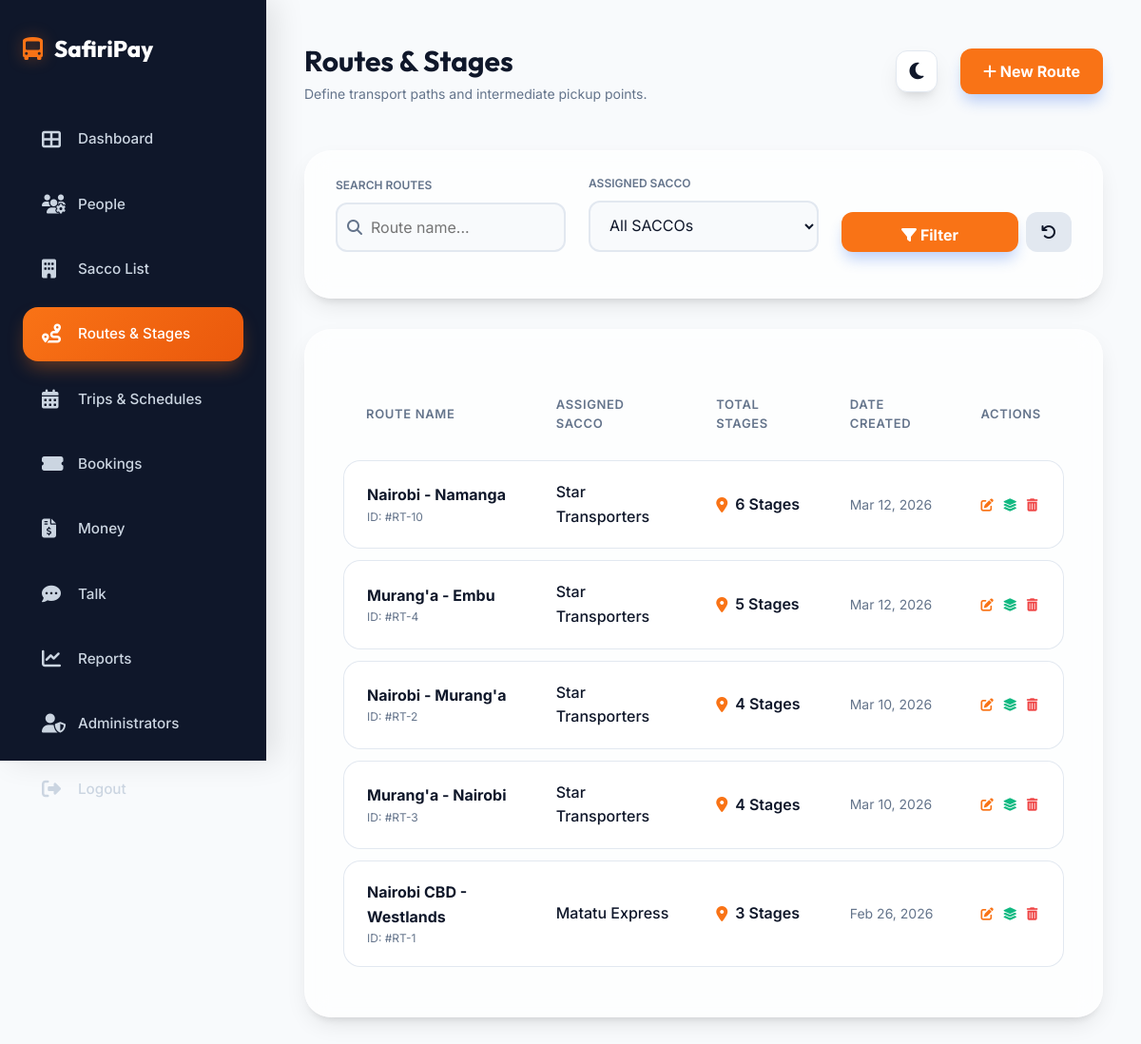
/adminveiw/manage_routes.php (signed in), run on the app's committed database.
### tables this page shows
CREATE TABLE `routes` (
  `routeid` int(11) NOT NULL,
  `routename` varchar(100) NOT NULL,
  `saccoid` int(11) DEFAULT NULL,
  `createdat` datetime DEFAULT current_timestamp()
);

CREATE TABLE `saccos` (
  `saccoid` int(11) NOT NULL,
  `sacconame` varchar(50) NOT NULL,
  `mpesashortcode` varchar(20) NOT NULL,
  `mpesapasskey` varchar(255) NOT NULL,
  `qr_identifier` varchar(100) NOT NULL,
  `status` tinyint(4) DEFAULT 1,
  `createdat` datetime DEFAULT current_timestamp()
);

### adminveiw/manage_routes.php (the view, shortened to what this page needs)
<?php
include 'database.php';
$search = isset($_GET['search']) ? $conn->real_escape_string($_GET['search']) : '';
$where_conditions = ["1=1"];
$where_clause = implode(' AND ', $where_conditions);
$query = "
    SELECT r.*, s.sacconame
    FROM routes r
    LEFT JOIN saccos s ON r.saccoid = s.saccoid
    WHERE $where_clause
    ORDER BY r.createdat DESC
";
$routes = $conn->query($query);
?>
<!DOCTYPE html>
<html lang="en">
<head>
    <link rel="stylesheet" href="https://cdnjs.cloudflare.com/ajax/libs/font-awesome/6.4.0/css/all.min.css">
    <link rel="stylesheet" href="admin.css">
</head>
<body>
    <div class="dashboard-container">
        <div class="sidebar">
            <div class="sidebar-header">
                <i class="fas fa-bus-alt"></i>
                <span>SafiriPay</span>
            </div>
            <ul class="sidebar-menu">
                <li><a href="dashboard.php"><i class="fas fa-th-large"></i> <span>Dashboard</span></a></li>
                <li><a href="manage_users.php"><i class="fas fa-users-cog"></i> <span>People</span></a></li>
                <li><a href="manage_saccos.php"><i class="fas fa-building"></i> <span>Sacco List</span></a></li>
                <li><a href="manage_routes.php" class="active"><i class="fas fa-route"></i> <span>Routes & Stages</span></a></li>
                <li><a href="manage_trips.php"><i class="fas fa-calendar-alt"></i> <span>Trips & Schedules</span></a></li>
                <li><a href="manage_bookings.php"><i class="fas fa-ticket-alt"></i> <span>Bookings</span></a></li>
                <li><a href="manage_payments.php"><i class="fas fa-file-invoice-dollar"></i> <span>Money</span></a></li>
                <li><a href="manage_feedback.php"><i class="fas fa-comment-dots"></i> <span>Talk</span></a></li>
                <li><a href="reports.php"><i class="fas fa-chart-line"></i> <span>Reports</span></a></li>
                <li><a href="addadmin.php"><i class="fas fa-user-shield"></i> <span>Administrators</span></a></li>
                <li><a href="logout.php"><i class="fas fa-sign-out-alt"></i> <span>Logout</span></a></li>
            </ul>
        </div>
        <main class="main-content">
            <header class="header">
                <div class="header-title">
                    <h1>Routes & Stages</h1>
                    <p style="color: var(--text-muted); font-size: 0.875rem;">Define transport paths and intermediate pickup points.</p>
                </div>
                <div class="header-actions">
                    <button class="theme-toggle" id="theme-toggle">
                        <i class="fas fa-moon"></i>
                    </button>
                    <button class="btn btn-primary" onclick="document.getElementById('addRouteModal').style.display='flex'">
                        <i class="fas fa-plus"></i> New Route
                    </button>
                </div>
            </header>
            <div class="data-card" style="margin-bottom: 2rem; padding: 1.5rem 2rem;">
                <form method="GET" style="display: grid; grid-template-columns: repeat(auto-fit, minmax(200px, 1fr)); gap: 1.5rem; align-items: end;">
                    <div class="input-group" style="margin-bottom: 0;">
                        <label style="font-size: 0.75rem; font-weight: 600; color: var(--text-muted); margin-bottom: 0.5rem; display: block;">SEARCH ROUTES</label>
                        <div style="position: relative;">
                            <i class="fas fa-search" style="position: absolute; left: 12px; top: 50%; transform: translateY(-50%); color: var(--text-muted);"></i>
                            <input type="text" name="search" value="<?php echo htmlspecialchars($search); ?>" placeholder="Route name..." style="padding-left: 35px; width: 100%;">
                        </div>
                    </div>
                    <div class="input-group" style="margin-bottom: 0;">
                        <label style="font-size: 0.75rem; font-weight: 600; color: var(--text-muted); margin-bottom: 0.5rem; display: block;">ASSIGNED SACCO</label>
                        <select name="sacco_id">
                            <option value="">All SACCOs</option>
                        </select>
                    </div>
                    <div style="display: flex; gap: 0.5rem; height: 42px;">
                        <button type="submit" class="btn btn-primary" style="flex: 1;">
                            <i class="fas fa-filter"></i> Filter
                        </button>
                        <a href="manage_routes.php" class="btn" style="background: var(--border); color: var(--text-main); text-decoration: none; display: flex; align-items: center; justify-content: center; width: 42px;">
                            <i class="fas fa-undo"></i>
                        </a>
                    </div>
                </form>
            </div>
            <div class="data-card">
                <div class="table-responsive">
                    <table>
                        <thead>
                            <tr>
                                <th>Route Name</th>
                                <th>Assigned SACCO</th>
                                <th>Total Stages</th>
                                <th>Date Created</th>
                                <th>Actions</th>
                            </tr>
                        </thead>
                        <tbody>
                            <?php if ($routes && $routes->num_rows > 0): ?>
                                <?php while($row = $routes->fetch_assoc()):
                                    $route_id = $row['routeid'];
                                    $stage_count_res = $conn->query("SELECT COUNT(*) as count FROM stages WHERE routeid = $route_id");
                                    $stage_count = $stage_count_res ? $stage_count_res->fetch_assoc()['count'] : 0;
                                ?>
                                    <tr>
                                        <td>
                                            <div style="font-weight: 700; color: var(--text-main);"><?php echo htmlspecialchars($row['routename']); ?></div>
                                            <div style="font-size: 0.75rem; color: var(--text-muted);">ID: #RT-<?php echo $row['routeid']; ?></div>
                                        </td>
                                        <td>
                                            <span style="font-weight: 500;"><?php echo htmlspecialchars($row['sacconame'] ?: 'Unassigned'); ?></span>
                                        </td>
                                        <td>
                                            <div style="display: flex; align-items: center; gap: 8px;">
                                                <i class="fas fa-map-marker-alt" style="color: var(--primary);"></i>
                                                <span style="font-weight: 600;"><?php echo $stage_count; ?> Stages</span>
                                            </div>
                                        </td>
                                        <td style="color: var(--text-muted); font-size: 0.875rem;">
                                            <?php echo date('M d, Y', strtotime($row['createdat'])); ?>
                                        </td>
                                        <td>
                                            <div style="display: flex; gap: 10px;">
                                                <button title="Edit Route" style="background: none; border: none; color: var(--primary); cursor: pointer;"><i class="fas fa-edit"></i></button>
                                                <button title="Manage Stages" style="background: none; border: none; color: var(--success); cursor: pointer;"><i class="fas fa-layer-group"></i></button>
                                                <button title="Delete" style="background: none; border: none; color: var(--danger); cursor: pointer;"><i class="fas fa-trash-alt"></i></button>
                                            </div>
                                        </td>
                                    </tr>
                                <?php endwhile; ?>
                            <?php else: ?>
                                <tr>
                                    <td colspan="5" style="text-align:center;">No routes found.</td>
                                </tr>
                            <?php endif; ?>
                        </tbody>
                    </table>
                </div>
            </div>
        </main>
    </div>
</body>
</html>

### adminveiw/admin.css (style rules this page uses)
:root { --primary: #f97316; --primary-alt: #ea580c; --primary-light: rgba(249, 115, 22, 0.1); --bg-main: #f8fafc; --sidebar-bg: #0f172a; --sidebar-text: #cbd5e1; --sidebar-hover: #1e293b; --sidebar-active: #f97316; --card-bg: #ffffff; --text-main: #0f172a; --text-muted: #64748b; --border: #e2e8f0; --success: #10b981; --warning: #f59e0b; --danger: #ef4444; --shadow: 0 10px 25px -5px rgba(0, 0, 0, 0.1), 0 8px 10px -6px rgba(0, 0, 0, 0.1); --shadow-lg: 0 20px 50px -12px rgba(0, 0, 0, 0.15); --glass-bg: rgba(255, 255, 255, 0.7); --glass-border: rgba(255, 255, 255, 0.4); --glass-blur: blur(12px); }
* { margin: 0; padding: 0; box-sizing: border-box; font-family: 'Inter', sans-serif; transition: background-color 0.3s cubic-bezier(0.4, 0, 0.2, 1), color 0.3s cubic-bezier(0.4, 0, 0.2, 1), border-color 0.3s ease; }
h1, h2, h3, .sidebar-header span { font-family: 'Outfit', sans-serif; }
body { background-color: var(--bg-main); color: var(--text-main); line-height: 1.6; -webkit-font-smoothing: antialiased; }
.dashboard-container { display: flex; min-height: 100vh; }
.sidebar { width: 280px; background-color: var(--sidebar-bg); color: var(--sidebar-text); padding: 2rem 1.5rem; position: fixed; height: 100vh; z-index: 1000; box-shadow: 10px 0 30px rgba(0, 0, 0, 0.1); }
.sidebar-header { margin-bottom: 3rem; font-size: 1.5rem; font-weight: 800; color: #fff; display: flex; align-items: center; gap: 12px; }
.sidebar-header i { color: var(--primary); filter: drop-shadow(0 0 8px rgba(249, 115, 22, 0.4)); }
.sidebar-menu { list-style: none; }
.sidebar-menu li { margin-bottom: 0.75rem; }
.sidebar-menu a { color: var(--sidebar-text); text-decoration: none; display: flex; align-items: center; gap: 14px; padding: 1rem 1.25rem; border-radius: 16px; font-weight: 500; font-size: 0.95rem; transition: all 0.2s ease; }
.sidebar-menu a.active { background: linear-gradient(135deg, var(--primary), var(--primary-alt)); color: #fff; box-shadow: 0 10px 20px -5px rgba(249, 115, 22, 0.4); }
.sidebar-menu a i { font-size: 1.25rem; width: 24px; }
.main-content { flex: 1; margin-left: 280px; padding: 2.5rem; }
.header { display: flex; justify-content: space-between; align-items: center; margin-bottom: 3rem; }
.header-title h1 { font-size: 1.875rem; font-weight: 700; }
.header-actions { display: flex; align-items: center; gap: 1.5rem; }
.theme-toggle { background: var(--card-bg); border: 1px solid var(--border); width: 44px; height: 44px; border-radius: 12px; cursor: pointer; display: flex; align-items: center; justify-content: center; font-size: 1.25rem; color: var(--text-main); box-shadow: var(--shadow); }
.data-card { background: var(--glass-bg); backdrop-filter: var(--glass-blur); -webkit-backdrop-filter: var(--glass-blur); border-radius: 28px; box-shadow: var(--shadow); padding: 2.5rem; border: 1px solid var(--glass-border); transition: all 0.3s ease; }
.table-responsive { overflow-x: auto; }
table { width: 100%; border-collapse: separate; border-spacing: 0 12px; }
th { padding: 1rem 1.5rem; text-align: left; font-weight: 600; color: var(--text-muted); font-size: 0.8125rem; text-transform: uppercase; letter-spacing: 0.05em; }
td { padding: 1.25rem 1.5rem; background: var(--card-bg); border-top: 1px solid var(--border); border-bottom: 1px solid var(--border); transition: background-color 0.2s ease; }
td:first-child { border-left: 1px solid var(--border); border-radius: 18px 0 0 18px; }
td:last-child { border-right: 1px solid var(--border); border-radius: 0 18px 18px 0; }
.input-group { margin-bottom: 1.5rem; }
.input-group label { display: block; margin-bottom: 0.625rem; font-weight: 600; font-size: 0.875rem; }
.input-group input, .input-group select, .input-group textarea { width: 100%; padding: 0.875rem 1rem; background: var(--bg-main); border: 2px solid var(--border); border-radius: 12px; color: var(--text-main); font-size: 1rem; outline: none; transition: all 0.2s; }
.btn { padding: 0.875rem 1.5rem; border-radius: 12px; font-weight: 700; cursor: pointer; font-size: 1rem; transition: all 0.2s cubic-bezier(0.4, 0, 0.2, 1); }
.btn-primary { background-color: var(--primary); color: #fff; border: none; box-shadow: 0 10px 15px -3px rgba(37, 99, 235, 0.3); }

### data on the page
routes: routename "Nairobi - Namanga", routeid "10", saccoid.sacconame "Star Transporters", stage_count "6", createdat "Mar 12, 2026"
routes: routename "Murang'a - Embu", routeid "4", saccoid.sacconame "Star Transporters", stage_count "5", createdat "Mar 12, 2026"
routes: routename "Nairobi - Murang'a", routeid "2", saccoid.sacconame "Star Transporters", stage_count "4", createdat "Mar 10, 2026"
routes: routename "Murang'a - Nairobi", routeid "3", saccoid.sacconame "Star Transporters", stage_count "4", createdat "Mar 10, 2026"
routes: routename "Nairobi CBD - Westlands", routeid "1", saccoid.sacconame "Matatu Express", stage_count "3", createdat "Feb 26, 2026"
